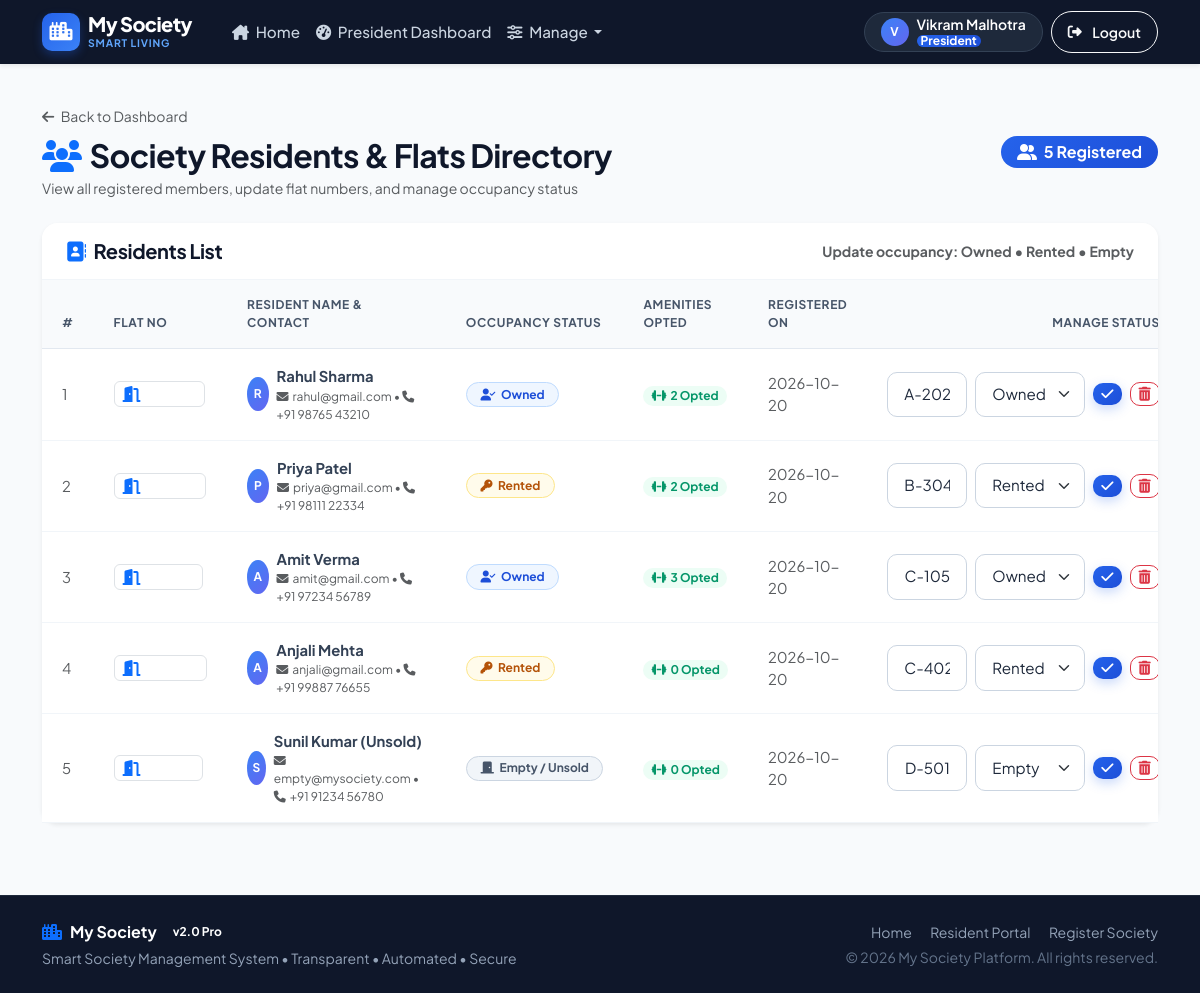
Page /president/manage_members (signed in) on the committed database.
### tables this page shows
CREATE TABLE users (
            id INTEGER PRIMARY KEY AUTOINCREMENT,
            name TEXT NOT NULL,
            email TEXT UNIQUE NOT NULL,
            password TEXT NOT NULL,
            phone TEXT,
            role TEXT NOT NULL DEFAULT 'member',
            society_id INTEGER,
            flat_no TEXT,
            flat_status TEXT DEFAULT 'owned',
            created_at TIMESTAMP DEFAULT CURRENT_TIMESTAMP,
            FOREIGN KEY (society_id) REFERENCES societies(id)
        );

### app.py (the view)
@app.route('/president/manage_members')
@president_required
def manage_members():
    db = get_db()
    society_id = session.get('society_id')
    members = db.execute('''
        SELECT u.*,
               (SELECT COUNT(*) FROM flat_facilities ff WHERE ff.user_id = u.id) as facility_count,
               (SELECT COUNT(*) FROM complaints c WHERE c.user_id = u.id) as complaint_count
        FROM users u
        WHERE u.society_id = ? AND u.role = "member"
        ORDER BY u.flat_no ASC, u.name ASC
    ''', (society_id,)).fetchall()
    db.close()
    return render_template('president/manage_members.html', members=members)

### app.py (called while the page is built)
@app.context_processor
def inject_global_vars():
    return {
        'current_year': datetime.now().year,
        'current_month': datetime.now().month
    }

def president_required(f):
    from functools import wraps
    @wraps(f)
    def decorated_function(*args, **kwargs):
        if 'user_id' not in session:
            flash('Please log in first.', 'warning')
            return redirect(url_for('login'))
        if session.get('role') != 'president':
            flash('Access restricted. President privileges required.', 'danger')
            return redirect(url_for('member_dashboard'))
        return f(*args, **kwargs)
    return decorated_function

### database.py (called while the page is built)
def get_db():
    conn = sqlite3.connect(DATABASE)
    conn.row_factory = sqlite3.Row
    conn.execute('PRAGMA foreign_keys = ON')
    return conn

### templates/president/manage_members.html (shortened to what this page needs)
{% extends 'base.html' %}
{% block content %}
<div class="container py-4">
    <div class="d-flex flex-wrap justify-content-between align-items-center gap-3 mb-4">
        <div>
            <a href="{{ url_for('president_dashboard') }}" class="text-decoration-none text-muted small">
                <i class="fa-solid fa-arrow-left me-1"></i> Back to Dashboard
            </a>
            <h2 class="fw-bold text-slate-900 mt-2 mb-1">
                <i class="fa-solid fa-users text-primary me-2"></i>Society Residents & Flats Directory
            </h2>
            <p class="text-muted small mb-0">View all registered members, update flat numbers, and manage occupancy status</p>
        </div>
        <div class="d-flex align-items-center gap-2">
            <span class="badge bg-primary-gradient rounded-pill px-3 py-2 fs-6">
                <i class="fa-solid fa-user-group me-1"></i> {{ members|length }} Registered
            </span>
        </div>
    </div>
    <div class="card shadow-sm border-0">
        <div class="card-header bg-white py-3 d-flex justify-content-between align-items-center">
            <h5 class="fw-bold mb-0 text-slate-900">
                <i class="fa-solid fa-address-book text-primary me-2"></i>Residents List
            </h5>
            <span class="text-muted small">Update occupancy: Owned • Rented • Empty</span>
        </div>
        <div class="card-body p-0">
            {% if members %}
                <div class="table-responsive">
                    <table class="table table-pro">
                        <thead>
                            <tr>
                                <th>#</th>
                                <th>Flat No</th>
                                <th>Resident Name & Contact</th>
                                <th>Occupancy Status</th>
                                <th>Amenities Opted</th>
                                <th>Registered On</th>
                                <th class="text-end">Manage Status</th>
                            </tr>
                        </thead>
                        <tbody>
                            {% for m in members %}
                            <tr>
                                <td class="text-muted">{{ loop.index }}</td>
                                <td>
                                    <span class="badge bg-slate-100 text-slate-900 fw-bold border px-2 py-1 fs-6">
                                        <i class="fa-solid fa-door-open text-primary me-1"></i>{{ m.flat_no or 'Unassigned' }}
                                    </span>
                                </td>
                                <td>
                                    <div class="d-flex align-items-center gap-2">
                                        <div class="avatar-circle" style="width: 34px; height: 34px;">
                                            {{ m.name[:1]|upper }}
                                        </div>
                                        <div>
                                            <div class="fw-bold text-slate-900">{{ m.name }}</div>
                                            <div class="text-xs text-muted">
                                                <i class="fa-solid fa-envelope me-1"></i>{{ m.email }}
                                                {% if m.phone %} • <i class="fa-solid fa-phone me-1"></i>{{ m.phone }}{% endif %}
                                            </div>
                                        </div>
                                    </div>
                                </td>
                                <td>
                                    {% if m.flat_status == 'owned' %}
                                        <span class="badge badge-pill-status badge-status-owned">
                                            <i class="fa-solid fa-user-check"></i> Owned
                                        </span>
                                    {% elif m.flat_status == 'rented' %}
                                        <span class="badge badge-pill-status badge-status-rented">
                                            <i class="fa-solid fa-key"></i> Rented
                                        </span>
                                    {% else %}
                                        <span class="badge badge-pill-status badge-status-empty">
                                            <i class="fa-solid fa-door-closed"></i> Empty / Unsold
                                        </span>
                                    {% endif %}
                                </td>
                                <td>
                                    <span class="badge bg-emerald-subtle text-emerald rounded-pill px-2 py-1 fw-bold text-xs">
                                        <i class="fa-solid fa-dumbbell me-1"></i>{{ m.facility_count|default(0) }} Opted
                                    </span>
                                </td>
                                <td class="text-muted small">
                                    {{ m.created_at[:10] if m.created_at else 'Active' }}
                                </td>
                                <td class="text-end">
                                    <form method="POST" action="{{ url_for('update_member_status', member_id=m.id) }}" class="d-inline-flex align-items-center gap-2">
                                        <input type="text" name="flat_no" value="{{ m.flat_no or '' }}" placeholder="Flat" class="form-control form-control-sm text-center" style="width: 80px;" title="Update Flat No">
                                        <select name="flat_status" class="form-select form-select-sm" style="width: 110px;">
                                            <option value="owned" {% if m.flat_status == 'owned' %}selected{% endif %}>Owned</option>
                                            <option value="rented" {% if m.flat_status == 'rented' %}selected{% endif %}>Rented</option>
                                            <option value="empty" {% if m.flat_status == 'empty' %}selected{% endif %}>Empty</option>
                                        </select>
                                        <button type="submit" class="btn btn-sm btn-primary py-1 px-2" title="Save Changes">
                                            <i class="fa-solid fa-check"></i>
                                        </button>
                                        <a href="{{ url_for('delete_member', member_id=m.id) }}" class="btn btn-sm btn-outline-danger py-1 px-2" onclick="return confirm('Remove resident {{ m.name }} from the society?');" title="Remove Member">
                                            <i class="fa-solid fa-trash-can"></i>
                                        </a>
                                    </form>
                                </td>
                            </tr>
                            {% endfor %}
                        </tbody>
                    </table>
                </div>
            {% else %}
                <div class="p-5 text-center text-muted">
                    <i class="fa-solid fa-users fs-1 text-slate-300 mb-3 d-block"></i>
                    <h5 class="fw-bold text-slate-700">No Members Registered Yet</h5>
                    <p class="small text-muted mb-0">Share your society name with residents so they can register their account.</p>
                </div>
            {% endif %}
        </div>
    </div>
</div>
{% endblock %}

### static/css/style.css (style rules this page uses)
:root { --primary: #2563eb; --primary-hover: #1d4ed8; --primary-light: #eff6ff; --primary-subtle: #dbeafe; --dark-slate: #0f172a; --dark-slate-lighter: #1e293b; --dark-slate-border: #334155; --slate-50: #f8fafc; --slate-100: #f1f5f9; --slate-200: #e2e8f0; --slate-300: #cbd5e1; --slate-400: #94a3b8; --slate-500: #64748b; --slate-600: #475569; --slate-700: #334155; --slate-800: #1e293b; --slate-900: #0f172a; --success: #10b981; --success-subtle: #ecfdf5; --warning: #f59e0b; --warning-subtle: #fffbeb; --danger: #ef4444; --danger-subtle: #fef2f2; --info: #06b6d4; --info-subtle: #ecfeff; --purple: #8b5cf6; --purple-subtle: #f5f3ff; --font-sans: 'Plus Jakarta Sans', system-ui, -apple-system, BlinkMacSystemFont, 'Segoe UI', Roboto, sans-serif; --radius-sm: 8px; --radius-md: 12px; --radius-lg: 16px; --radius-xl: 22px; --radius-full: 9999px; --shadow-soft: 0 4px 20px -2px rgba(15, 23, 42, 0.06); --shadow-card: 0 10px 30px -4px rgba(15, 23, 42, 0.08), 0 4px 6px -2px rgba(15, 23, 42, 0.03); --shadow-hover: 0 20px 35px -4px rgba(37, 99, 235, 0.12), 0 8px 12px -3px rgba(15, 23, 42, 0.06); }
body { font-family: var(--font-sans); background-color: #f8fafc; color: #1e293b; -webkit-font-smoothing: antialiased; -moz-osx-font-smoothing: grayscale; }
h1, h2, h3, h4, h5, h6 { font-weight: 700; color: #0f172a; letter-spacing: -0.02em; }
a { transition: all 0.2s ease-in-out; }
.text-xs { font-size: 0.75rem !important; }
.avatar-circle { width: 28px; height: 28px; border-radius: 50%; background: linear-gradient(135deg, #3b82f6, #6366f1); color: white; font-weight: 700; font-size: 0.75rem; display: flex; align-items: center; justify-content: center; }
.bg-primary-gradient { background: linear-gradient(135deg, #2563eb 0%, #1d4ed8 100%) !important; }
.bg-emerald-subtle { background-color: #ecfdf5 !important; }
.text-emerald { color: #059669 !important; }
.card { border-radius: var(--radius-lg); border: 1px solid rgba(226, 232, 240, 0.85); background-color: #ffffff; box-shadow: var(--shadow-card); transition: transform 0.25s cubic-bezier(0.16, 1, 0.3, 1), box-shadow 0.25s cubic-bezier(0.16, 1, 0.3, 1); }
.card-header { background-color: #ffffff; border-bottom: 1px solid #f1f5f9; padding: 1.25rem 1.5rem; font-weight: 700; border-top-left-radius: var(--radius-lg) !important; border-top-right-radius: var(--radius-lg) !important; }
.card-body { padding: 1.5rem; }
.badge-pill-status { padding: 0.35rem 0.85rem; font-weight: 700; font-size: 0.75rem; border-radius: var(--radius-full); display: inline-flex; align-items: center; gap: 0.35rem; text-transform: capitalize; }
.badge-status-owned { background-color: #eff6ff; color: #1d4ed8; border: 1px solid #bfdbfe; }
.badge-status-rented { background-color: #fffbeb; color: #b45309; border: 1px solid #fde68a; }
.badge-status-empty { background-color: #f1f5f9; color: #475569; border: 1px solid #cbd5e1; }
.table-pro { margin-bottom: 0; vertical-align: middle; }
.table-pro th { background-color: #f8fafc; color: #475569; font-size: 0.75rem; font-weight: 700; text-transform: uppercase; letter-spacing: 0.05em; padding: 1rem 1.25rem; border-bottom: 1px solid #e2e8f0; }
.table-pro td { padding: 1rem 1.25rem; color: #334155; font-size: 0.925rem; border-bottom: 1px solid #f1f5f9; }
.table-pro tbody tr { transition: background-color 0.15s ease; }
.btn { font-weight: 600; border-radius: 10px; padding: 0.6rem 1.25rem; transition: all 0.2s ease; display: inline-flex; align-items: center; justify-content: center; gap: 0.4rem; }
.btn-primary { background: linear-gradient(135deg, #2563eb, #1d4ed8); border: none; box-shadow: 0 4px 12px rgba(37, 99, 235, 0.25); }
.form-control, .form-select { border-radius: 10px; border: 1.5px solid #cbd5e1; padding: 0.65rem 1rem; font-size: 0.95rem; color: #1e293b; transition: all 0.2s ease; }

### rows in the picture
users: name "R", name "Rahul Sharma", email "rahul@gmail.com", phone "+91 98765 43210", shows "Owned", facility_count "2", created_at "2026-10-20", flat_no "A-202", flat_status "Owned"
users: name "P", name "Priya Patel", email "priya@gmail.com", phone "+91 98111 22334", shows "Rented", facility_count "2", created_at "2026-10-20", flat_no "B-304", flat_status "Rented"
users: name "A", name "Amit Verma", email "amit@gmail.com", phone "+91 97234 56789", shows "Owned", facility_count "3", created_at "2026-10-20", flat_no "C-105", flat_status "Owned"
users: name "A", name "Anjali Mehta", email "anjali@gmail.com", phone "+91 99887 76655", shows "Rented", facility_count "0", created_at "2026-10-20", flat_no "C-402", flat_status "Rented"
users: name "S", name "Sunil Kumar (Unsold)", email "empty@mysociety.com", phone "+91 91234 56780", shows "Empty / Unsold", facility_count "0", created_at "2026-10-20", flat_no "D-501", flat_status "Empty"

### other values in the picture
{{ session.user_name[:1]|upper }} "V"
{{ session.user_name }} "Vikram Malhotra"
{{ members|length }} "5"
